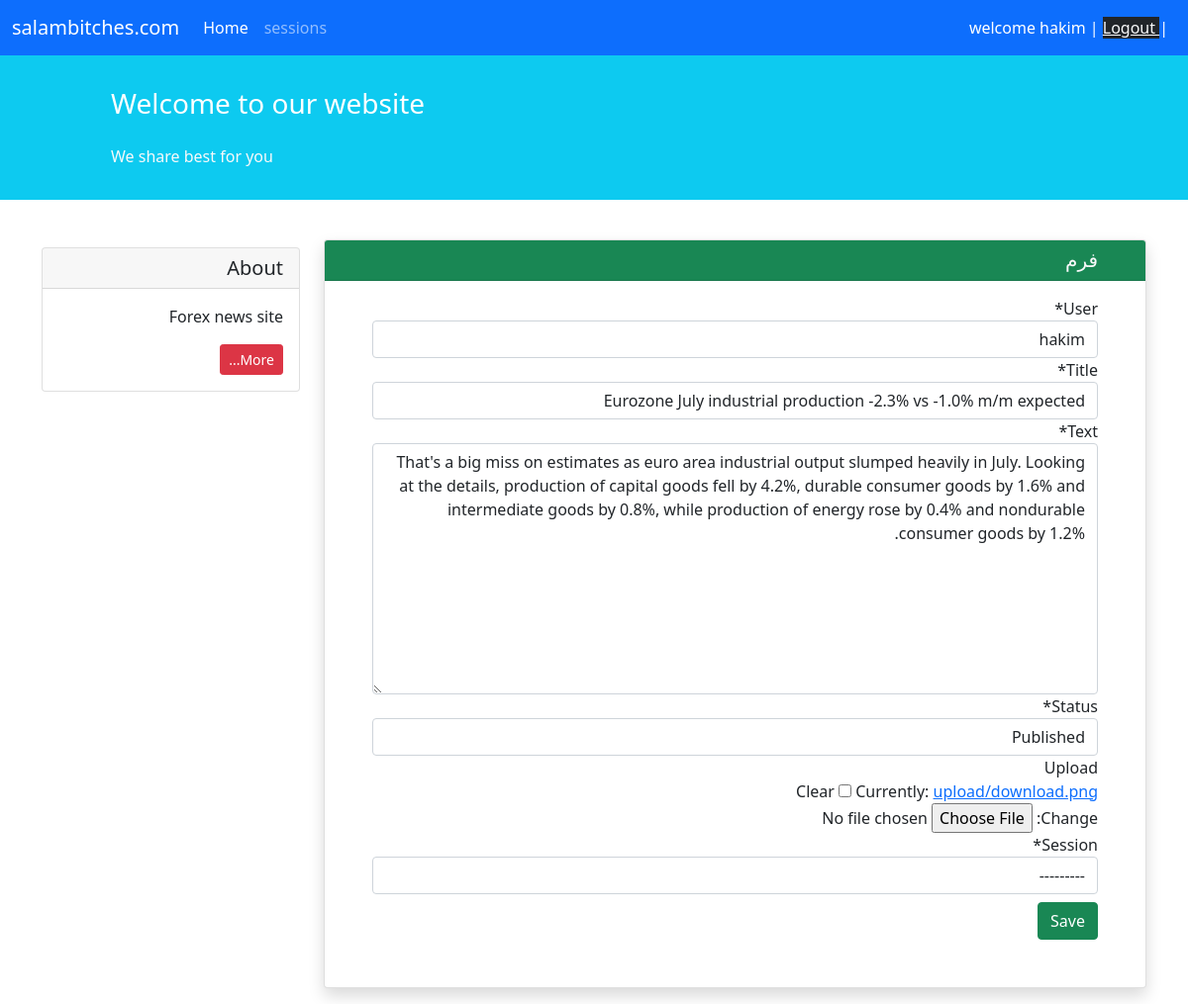
Screenshot of /blog/2/edit/ (signed in) with the database file from the repository.
### accounts/models.py (models this page shows)
class CustomUser(AbstractUser):
    pass

### blog/models.py (models this page shows, shortened)
class Post(models.Model):
    STATUS_CHOICES = (
        ('pub', 'Published'),
        ('drf', 'Draft'),
    )
    user = models.ForeignKey(get_user_model(), on_delete=models.CASCADE , related_name='user')
    title = models.CharField(max_length=100)
    text = models.TextField()
    datetime_created = models.DateTimeField(auto_now_add=True)
    datetime_modified = models.DateTimeField(auto_now=True)
    status = models.CharField(choices=STATUS_CHOICES, max_length=3)
    upload = models.ImageField(upload_to ='upload/' , blank=True)
    session = models.CharField(choices=session, max_length=3)

### blog/views.py (the view)
# urls.py: path('<int:pk>/edit/', PostUpdateView.as_view(), name='post_update'),
class PostUpdateView(LoginRequiredMixin, UserPassesTestMixin, generic.UpdateView):
    model = Post
    fields = '__all__'
    template_name = 'blog/post_update.html'
    def test_func(self):
        obj = self.get_object()
        return obj.user == self.request.user

### pages/templates/blog/post_update.html (shortened to what this page needs)
{% extends '_base.html' %}
{% load crispy_forms_tags %}
{% block content %}
    <div class="container mt-4" dir="rtl">
        <div class="row">
            <div class="col-9">
                <div class="card shadow my-3">
                    <h5 class="card-header bg-success text-light px-5">فرم</h5>
                    <div class="px-5 pt-3 pb-5">
                        <form method="POST" enctype="multipart/form-data">
                            {{ form|crispy }}
                            <button type="submit" class="btn btn-success mt-2">Save</button>
                        </form>
                    </div>
                </div>
            </div>
{% endblock %}

### templates/_base.html (shortened to what this page needs)
<!doctype html>
<html lang="en">
<head>
    <link href="https://cdn.jsdelivr.net/npm/bootstrap@5.1.3/dist/css/bootstrap.min.css" rel="stylesheet"
>
</head>
<body>
<nav class="navbar navbar-expand-lg navbar-dark bg-primary">
    <div class="container-fluid">
        <a class="navbar-brand" href="#">salambitches.com</a>
        <div class="collapse navbar-collapse" id="navbarNavAltMarkup">
            <div class="navbar-nav">
                <a class="nav-link active" aria-current="page" href="{% url 'post_list' %}">Home</a>
                <a class="nav-link" href="{% url 'post_list'%}">sessions</a>
            </div>
        </div>
        <div class="mx-2 text-white">
            {% if user.is_authenticated %}
             welcome {{user.username}} | <a class="text-light bg-dark" href="{% url 'account_logout' %}" class="text_light"> Logout </a> |
            {% else %}
            <p><a href="{% url 'account_login' %}" class="text-light bg-dark">Login</a>| <a href="{% url 'account_signup' %}" class="text-light bg-dark">Signup</a></p>
            {% endif %}
        </div>
    </div>
</nav>
<div class="container-fluid bg-info">
    <div class="row py-3">
        <div class="col-md-8 col-md-10 mx-auto">
            <h3 class="my-4 mt-3 text-white">Welcome to our website</h3>
            <p class="text-light">We share best for you</p>
        </div>
    </div>
</div>
{% block content %}
{% endblock content %}
        <div class="col-3">
                <div class="card my-4">
                    <h5 class="card-header">About</h5>
                    <div class="card-body">
                        <p class="card-text">
                         Forex news site
                        </p>
                        <a href="#"
                           class="btn btn-sm btn-danger">
                            More...
                        </a>
                    </div>
                </div>
        </div>
    </div>
</div>
</body>
</html>

### rows the page displays
CustomUser: username "hakim"
Post: user "hakim", title "Eurozone July industrial production -2.3% vs -1.0% m/m expected", text "That's a big miss on estimates as euro area industrial output slumped heavily in July. Looking at the details, production of capital goods fell by 4.2%, durable consumer goods by 1.6% and intermediate goods by 0.8%, while production of energy rose by 0.4% and nondurable consumer goods by 1.2%.", status "Published", session "---------"
